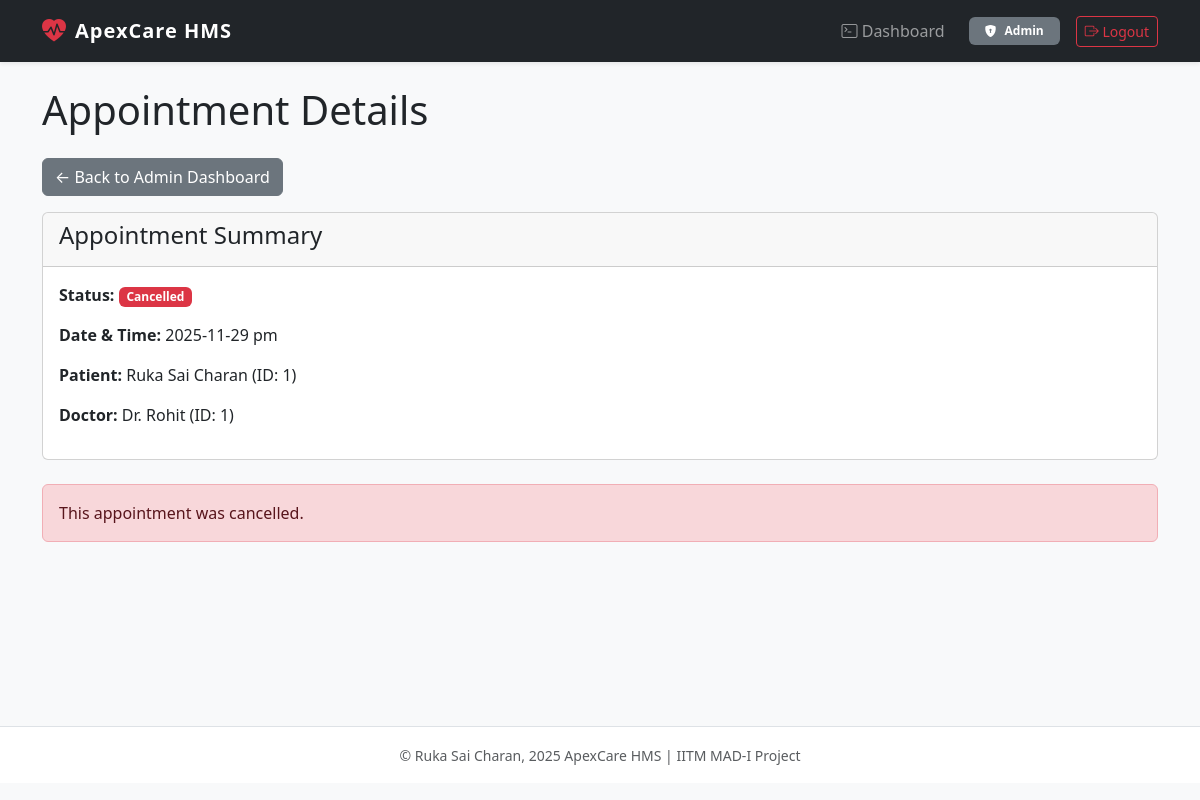
/admin/view_treatment/1 (signed in), run on the app's committed database.
### models.py (models this page shows)
class Appointment(db.Model):
    id = db.Column(db.Integer, primary_key=True)
    patient_id = db.Column(db.Integer, db.ForeignKey('patient.id'), nullable=False)
    doctor_id = db.Column(db.Integer, db.ForeignKey('doctor.id'), nullable=False)
    appointment_date = db.Column(db.String(100), nullable=False)
    status = db.Column(db.String(50), default='Booked') # e.g., Booked, Completed, Cancelled

class Patient(db.Model):
    id = db.Column(db.Integer, primary_key=True)
    user_id = db.Column(db.Integer, db.ForeignKey('user.id'), nullable=False)
    name = db.Column(db.String(100), nullable=False)
    contact = db.Column(db.String(100))

class Doctor(db.Model):
    id = db.Column(db.Integer, primary_key=True)
    user_id = db.Column(db.Integer, db.ForeignKey('user.id'), nullable=False)
    department_id = db.Column(db.Integer, db.ForeignKey('department.id'), nullable=False)
    name = db.Column(db.String(100), nullable=False)
    dob = db.Column(db.DateTime, nullable=False)
    experience = db.Column(db.Integer, nullable=False)
    specialization = db.Column(db.String(100), nullable=False)
    qualifications = db.Column(db.String(100), nullable=True)
    availability = db.Column(db.String(200), default='{}')

### app.py (the view)
@app.route('/admin/view_treatment/<int:app_id>')
def admin_view_treatment(app_id):
    if 'user_id' not in session or session.get('role') != 'admin':
        flash('You do not have permission.')
        return redirect(url_for('login'))
    appointment = Appointment.query.get_or_404(app_id)
    patient = Patient.query.get(appointment.patient_id)
    doctor = Doctor.query.get(appointment.doctor_id)
    treatment = Treatment.query.filter_by(appointment_id=app_id).first()
    return render_template(
        'admin_view_treatment.html',
        appointment=appointment,
        patient=patient,
        doctor=doctor,
        treatment=treatment
    )

### templates/admin_view_treatment.html
{% extends "base.html" %}
{% block content %}
    <h1 class="my-4">Appointment Details</h1>
    <a href="{{ url_for('admin_dashboard') }}" class="btn btn-secondary mb-3">&larr; Back to Admin Dashboard</a>
    <div class="card">
        <div class="card-header">
            <h4>Appointment Summary</h4>
        </div>
        <div class="card-body">
            <p><strong>Status:</strong>
                <span class="badge
                    {% if appointment.status == 'Completed' %}bg-success
                    {% elif appointment.status == 'Cancelled' %}bg-danger
                    {% else %}bg-primary
                    {% endif %}
                ">{{ appointment.status }}</span>
            </p>
            <p><strong>Date & Time:</strong> {{ appointment.appointment_date }}</p>
            <p><strong>Patient:</strong> {{ patient.name }} (ID: {{ patient.id }})</p>
            <p><strong>Doctor:</strong> Dr. {{ doctor.name }} (ID: {{ doctor.id }})</p>
        </div>
    </div>
    {% if treatment %}
        <div class="card mt-4">
            <div class="card-header">
                <h4>Treatment Record</h4>
            </div>
            <div class="card-body">
                <h5 class="card-title">Diagnosis</h5>
                <p class="card-text">{{ treatment.diagnosis }}</p>
                <hr>
                <h5 class="card-title">Prescription</h5>
                <p class="card-text">{{ treatment.prescription }}</p>
            </div>
        </div>
    {% elif appointment.status == 'Booked' %}
        <div class="alert alert-info mt-4">
            This appointment is still booked. No treatment has been recorded.
        </div>
    {% elif appointment.status == 'Cancelled' %}
        <div class="alert alert-danger mt-4">
            This appointment was cancelled.
        </div>
    {% endif %}
{% endblock %}

### data on the page
Appointment: status "Cancelled", appointment_date "2025-11-29 pm"
Patient: name "Ruka Sai Charan", id "1"
Doctor: name "Rohit", id "1"

### other printed values
{{ session.role|capitalize }} "Admin"
